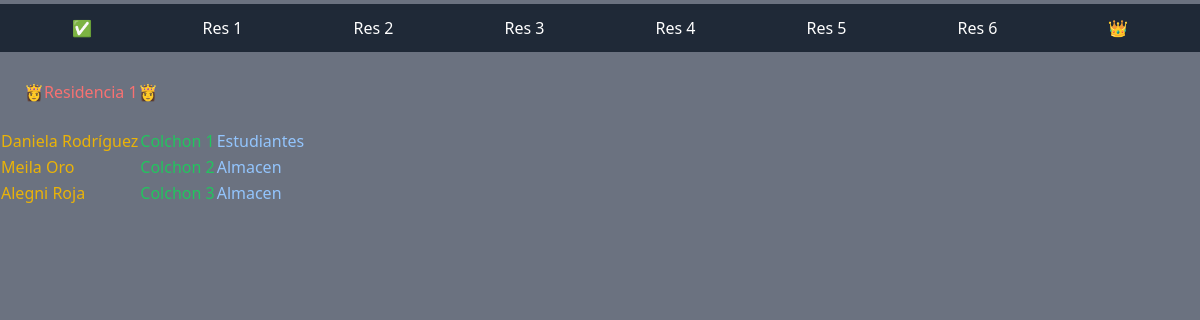
/res_1/, run on an earlier commit of the app's database.
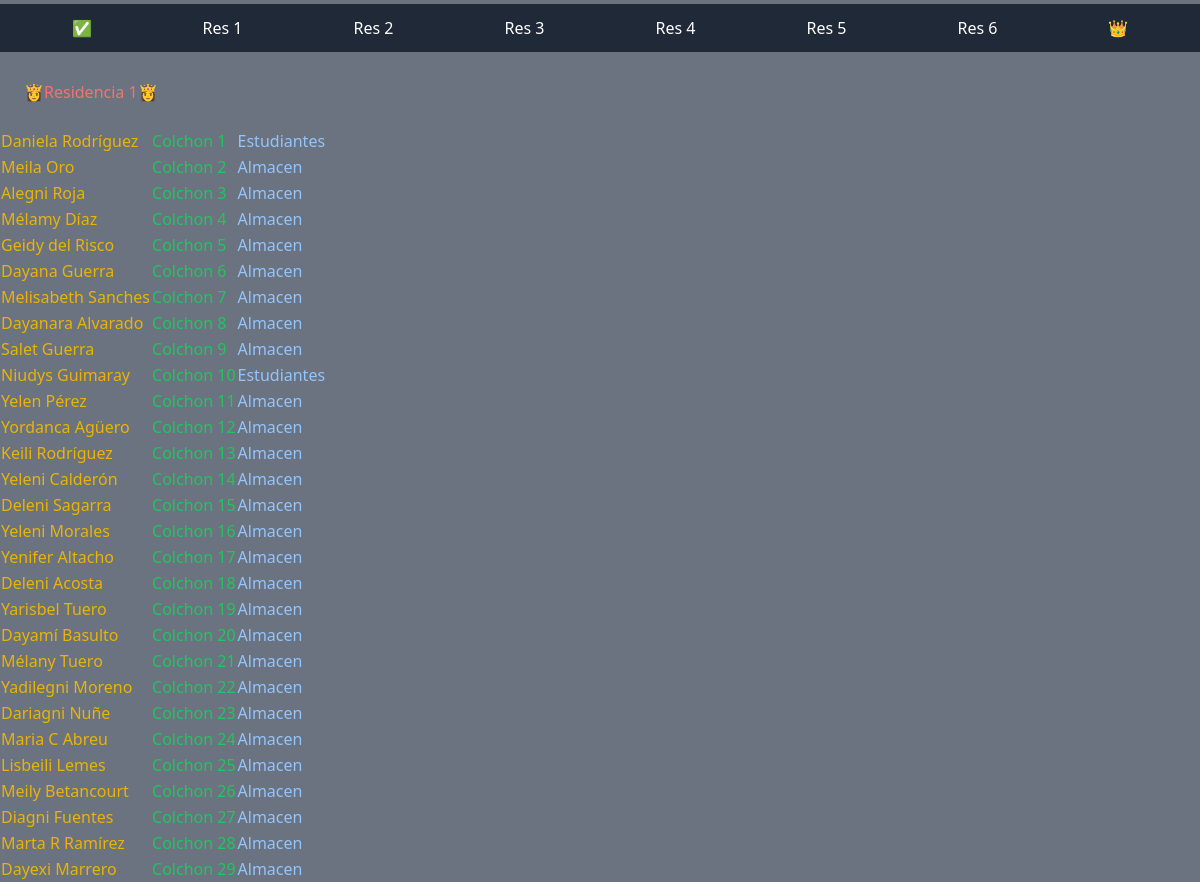
And on a later commit of the database.
### Myapp/models.py (models this page shows, shortened)
class Estudiante(models.Model):
    nombre_estudiante=models.CharField(max_length=50, primary_key=True)
    residencia=models.PositiveIntegerField()
    colchon=models.ForeignKey(Colchon, on_delete=models.CASCADE)

class Colchon(models.Model):
    numero_colchon=models.PositiveIntegerField(primary_key=True)
    lugar=models.ForeignKey(Lugar,default=1 ,null=False, on_delete=models.CASCADE)
    boton=models.BooleanField(default=False)
    def __str__(self):
        x=str(self.numero_colchon)
        return f"Colchon {x}"

class Lugar(models.Model):
    nombre_lugar=models.CharField(max_length=20)
    def __str__(self):
        return self.nombre_lugar

### Myapp/views.py (the view)
# urls.py: path('res_1/',views.res_1, name="Residencia_1"),
def res_1(requers):
    resid=Estudiante.objects.all()
    return render(requers,'resi_1.html',{
        'estudiantes':resid
    })

### Myapp/templates/resi_1.html
{% extends 'base.html' %}
{% block conten %}
<h1 class="p-6 text-red-400">👸Residencia 1👸</h1>
<TABLE whitespace-no-wrap>
{% for estudiante in estudiantes %}
{% if estudiante.residencia == 1 %}
    <tr>
        <td><h3 class="text-yellow-500">{{estudiante.nombre_estudiante}}</h3></td>
        <td><h3 class="text-green-500">{{estudiante.colchon}}</h3></td>
        <td><h3 class="text-blue-300">{{estudiante.colchon.lugar}}</h3></td>
    </tr>
{% endif %}
{% endfor %}
</TABLE>
{% endblock %}

### Myapp/templates/base.html (shortened to what this page needs)
{% load static %}
<!DOCTYPE html>
<html lang="en">
<head>
    <script src="{% static 'js/cdn.tailwindcss.js' %}"></script>
</head>
<body class="bg-gray-500">
    <nav class="bg-gray-800">
        <ul class="flex justify-around content-start p-3 m-1  ">
            <li>
                <a href="{% url 'Vienvenidos' %}" class="text-white whitespace-no-wrap ">✅</a>
            </li>
            <li>
                <a href="{% url 'Residencia_1' %}" class="text-white whitespace-no-wrap">Res 1</a>
            </li>
            <li>
                <a href="{% url 'Residencia_2' %}" class="text-white whitespace-no-wrap">Res 2</a>
            </li>
            <li>
                <a href="{% url 'Residencia_3' %}" class="text-white whitespace-no-wrap">Res 3</a>
            </li>
            <li>
                <a href="{% url 'Residencia_4' %}" class="text-white whitespace-no-wrap">Res 4</a>
            </li>
            <li>
                <a href="{% url 'Residencia_5' %}" class="text-white whitespace-no-wrap">Res 5</a>
            </li>
            <li>
                <a href="{% url 'Residencia_6' %}" class="text-white whitespace-no-wrap">Res 6</a>
            </li>
            <li>
                <a href="/admin" class="text-white whitespace-no-wrap">👑</a>
            </li>
        </ul>
    </nav>
    {% block conten %}
    {%endblock %}
</body>
</html>

What changed in the data, as far as the page shows it:
added Estudiante: nombre_estudiante "Mélamy Díaz", colchon "Colchon 4", colchon.lugar "Almacen"
added Estudiante: nombre_estudiante "Geidy del Risco", colchon "Colchon 5", colchon.lugar "Almacen"
added Estudiante: nombre_estudiante "Dayana Guerra", colchon "Colchon 6", colchon.lugar "Almacen"
added Estudiante: nombre_estudiante "Melisabeth Sanches", colchon "Colchon 7", colchon.lugar "Almacen"
added Estudiante: nombre_estudiante "Dayanara Alvarado", colchon "Colchon 8", colchon.lugar "Almacen"
added Estudiante: nombre_estudiante "Salet Guerra", colchon "Colchon 9", colchon.lugar "Almacen"
added Estudiante: nombre_estudiante "Niudys Guimaray", colchon "Colchon 10", colchon.lugar "Estudiantes"
added Estudiante: nombre_estudiante "Yelen Pérez", colchon "Colchon 11", colchon.lugar "Almacen"
added Estudiante: nombre_estudiante "Yordanca Agüero", colchon "Colchon 12", colchon.lugar "Almacen"
added Estudiante: nombre_estudiante "Keili Rodríguez", colchon "Colchon 13", colchon.lugar "Almacen"
added Estudiante: nombre_estudiante "Yeleni Calderón", colchon "Colchon 14", colchon.lugar "Almacen"
added Estudiante: nombre_estudiante "Deleni Sagarra", colchon "Colchon 15", colchon.lugar "Almacen"
added Estudiante: nombre_estudiante "Yeleni Morales", colchon "Colchon 16", colchon.lugar "Almacen"
added Estudiante: nombre_estudiante "Yenifer Altacho", colchon "Colchon 17", colchon.lugar "Almacen"
added Estudiante: nombre_estudiante "Deleni Acosta", colchon "Colchon 18", colchon.lugar "Almacen"
added Estudiante: nombre_estudiante "Yarisbel Tuero", colchon "Colchon 19", colchon.lugar "Almacen"
added Estudiante: nombre_estudiante "Dayamí Basulto", colchon "Colchon 20", colchon.lugar "Almacen"
added Estudiante: nombre_estudiante "Mélany Tuero", colchon "Colchon 21", colchon.lugar "Almacen"
added Estudiante: nombre_estudiante "Yadilegni Moreno", colchon "Colchon 22", colchon.lugar "Almacen"
added Estudiante: nombre_estudiante "Dariagni Nuñe", colchon "Colchon 23", colchon.lugar "Almacen"
added Estudiante: nombre_estudiante "Maria C Abreu", colchon "Colchon 24", colchon.lugar "Almacen"
added Estudiante: nombre_estudiante "Lisbeili Lemes", colchon "Colchon 25", colchon.lugar "Almacen"
added Estudiante: nombre_estudiante "Meily Betancourt", colchon "Colchon 26", colchon.lugar "Almacen"
added Estudiante: nombre_estudiante "Diagni Fuentes", colchon "Colchon 27", colchon.lugar "Almacen"
added Estudiante: nombre_estudiante "Marta R Ramírez", colchon "Colchon 28", colchon.lugar "Almacen"
added Estudiante: nombre_estudiante "Dayexi Marrero", colchon "Colchon 29", colchon.lugar "Almacen"
